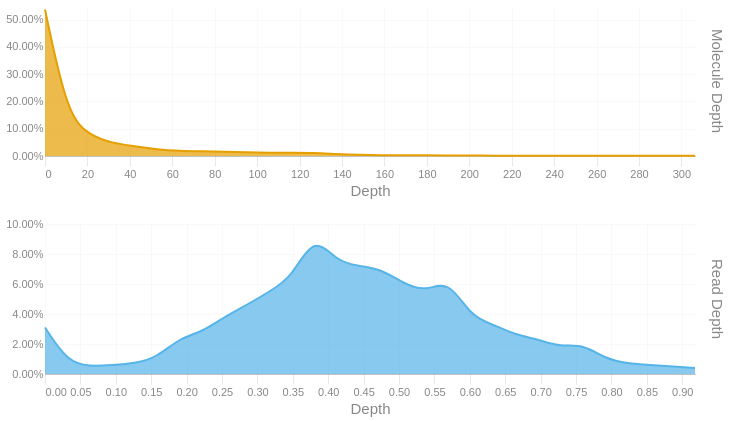

The notebook cell this image was saved under:
### Code cell
readdep = depth_hist(tb['Read Depth'], q99, 3)
readdep = readdep.with_columns(pl.lit('Read Depth').alias('Metric'))
if not SKIPLR:
    moldep = depth_hist(tb['Molecule Depth'], mol_q99, 1)
    moldep = moldep.with_columns(pl.lit('Molecule Depth').alias('Metric'))
    _hist = pl.concat([readdep, moldep])
    _hist = _hist.filter(pl.col('Proportion') != 0)
    with SafeRender(_hist):
        (
            alt.Chart(_hist)        
            .mark_area(interpolate = "basis")
            .encode(
                x=alt.X('Bin:Q').scale(domainMin=0).axis(alt.Axis(title='Depth')),
                y = alt.Y('Proportion:Q', title = None).axis(format = '.2%'),
                color = alt.Color('Metric:N').legend(None),
                row = alt.Row("Metric:N").header(title = None, labelOrient = 'right'),
                tooltip = [
                    alt.Tooltip("Metric:N", title = "Metric"),
                    alt.Tooltip('Interval:N', title = "Depth Interval"),
                    alt.Tooltip('Proportion:Q', title = "% Alignments").format('.2%')
                ]
            )
            .resolve_scale(x='independent', y='independent')
            .properties(
                height = 150, width = 650,
                usermeta={'embedOptions': {'downloadFileName': f'{samplename}.depth.hist'}}
            )
        ).display()
else:
    readdep = readdep.filter(pl.col('Proportion') != 0)
    with SafeRender(readdep):
        (
            alt.Chart(readdep)        
            .mark_area(interpolate = "basis")
            .encode(
                x=alt.X('Bin:Q').scale(domainMin=0).axis(alt.Axis(title='Depth')),
                y = alt.Y('Proportion:Q', title = None).axis(format = '.2%'),
                tooltip = [
                    alt.Tooltip('Interval:N', title = "Depth Interval"),
                    alt.Tooltip('Proportion:Q', title = "% Alignments").format('.2%')
                ]
            )
            .properties(
                usermeta={'embedOptions': {'downloadFileName': f'{samplename}.depth.hist'}}
            )
        ).display()

### Figure 1 — Vega-Lite specification as saved in the notebook (floating-point values rounded to 4 significant figures)
{"width": 650, "height": 150, "config": {"title": {"anchor": "start", "dy": -15, "fontSize": 18, "color": "#888888", "subtitleColor": "#888888", "subtitleFontSize": 14}, "arc": {"fill": "#0072B2"}, "axis": {"domainColor": "#888888", "domainWidth": 0.5, "gridWidth": 0.2, "grid": false, "titleFontWeight": 400, "titleFontSize": 15, "labelFontSize": 11, "labelColor": "#888888", "tickColor": "#888888", "tickWidth": 0.2, "titleColor": "#888888"}, "axisBand": {"grid": false}, "axisX": {"grid": true, "tickSize": 10, "domainCap": "round"}, "axisY": {"domain": false, "grid": true, "tickSize": 0, "domainCap": "round"}, "background": "transparent", "header": {"labelFontSize": 15, "labelColor": "#888888", "titleFontSize": 15, "titleFontWeight": 600, "titleColor": "#888888"}, "legend": {"labelFont": "sans-serif", "labelFontSize": 12, "labelColor": "#888888", "symbolSize": 100, "symbolType": "circle", "titleFontSize": 12, "titlePadding": 10, "titleColor": "#888888", "title": null}, "range": {"category": ["#E69F00", "#56B4E9", "#009E73", "#F0E442", "#0072B2", "#D55E00", "#CC79A7", "#000000"], "diverging": ["#cfe8f3", "#a2d4ec", "#73bfe2", "#46abdb", "#1696d2", "#12719e"]}, "area": {"fill": "#0072B2", "fillOpacity": 0.7, "line": true, "strokeOpacity": 0.7}, "line": {"color": "#0072B2", "stroke": "#0072B2", "strokeWidth": 2}, "trail": {"color": "#0072B2", "stroke": "#0072B2", "strokeWidth": 0, "size": 1}, "point": {"filled": true, "fillOpacity": 1.0, "size": 95}, "text": {"color": "#888888", "fontSize": 11, "align": "right", "fontWeight": 400, "size": 11}, "bar": {"fill": "#0072B2", "stroke": null}, "view": {"stroke": null, "continuousWidth": 660, "continuousHeight": 400}}, "data": {"name": "data-8742151f32484da295cec289893aa835"}, "mark": {"type": "area", "interpolate": "basis"}, "encoding": {"color": {"field": "Metric", "legend": null, "type": "nominal"}, "row": {"field": "Metric", "header": {"title": null, "labelOrient": "right"}, "type": "nominal"}, "tooltip": [{"field": "Metric", "title": "Metric", "type": "nominal"}, {"field": "Interval", "title": "Depth Interval", "type": "nominal"}, {"field": "Proportion", "format": ".2%", "title": "% Alignments", "type": "quantitative"}], "x": {"axis": {"title": "Depth"}, "field": "Bin", "scale": {"domainMin": 0}, "type": "quantitative"}, "y": {"axis": {"format": ".2%"}, "field": "Proportion", "title": null, "type": "quantitative"}}, "resolve": {"scale": {"x": "independent", "y": "independent"}}, "usermeta": {"embedOptions": {"downloadFileName": "S1_Musquodoboit_008.depth.hist"}}, "$schema": "https://vega.github.io/schema/vega-lite/v6.1.0.json", "datasets": {"data-8742151f32484da295cec289893aa835": [{"Bin": 0.0, "Interval": "0.0-0.032", "Proportion": 0.031, "Metric": "Read Depth"}, {"Bin": 0.032, "Interval": "0.032-0.063", "Proportion": 0.008, "Metric": "Read Depth"}, {"Bin": 0.063, "Interval": "0.063-0.095", "Proportion": 0.005, "Metric": "Read Depth"}, {"Bin": 0.095, "Interval": "0.095-0.127", "Proportion": 0.006, "Metric": "Read Depth"}, {"Bin": 0.127, "Interval": "0.127-0.158", "Proportion": 0.007, "Metric": "Read Depth"}, {"Bin": 0.158, "Interval": "0.158-0.19", "Proportion": 0.011, "Metric": "Read Depth"}, {"Bin": 0.19, "Interval": "0.19-0.222", "Proportion": 0.024, "Metric": "Read Depth"}, {"Bin": 0.222, "Interval": "0.222-0.253", "Proportion": 0.028, "Metric": "Read Depth"}, {"Bin": 0.253, "Interval": "0.253-0.285", "Proportion": 0.038, "Metric": "Read Depth"}, {"Bin": 0.285, "Interval": "0.285-0.317", "Proportion": 0.046, "Metric": "Read Depth"}, {"Bin": 0.317, "Interval": "0.317-0.348", "Proportion": 0.055, "Metric": "Read Depth"}, {"Bin": 0.348, "Interval": "0.348-0.38", "Proportion": 0.064, "Metric": "Read Depth"}, {"Bin": 0.38, "Interval": "0.38-0.412", "Proportion": 0.093, "Metric": "Read Depth"}, {"Bin": 0.412, "Interval": "0.412-0.443", "Proportion": 0.075, "Metric": "Read Depth"}, {"Bin": 0.443, "Interval": "0.443-0.475", "Proportion": 0.072, "Metric": "Read Depth"}, {"Bin": 0.475, "Interval": "0.475-0.507", "Proportion": 0.07, "Metric": "Read Depth"}, {"Bin": 0.507, "Interval": "0.507-0.538", "Proportion": 0.06, "Metric": "Read Depth"}, {"Bin": 0.538, "Interval": "0.538-0.57", "Proportion": 0.055, "Metric": "Read Depth"}, {"Bin": 0.57, "Interval": "0.57-0.602", "Proportion": 0.063, "Metric": "Read Depth"}, {"Bin": 0.602, "Interval": "0.602-0.633", "Proportion": 0.038, "Metric": "Read Depth"}, {"Bin": 0.633, "Interval": "0.633-0.665", "Proportion": 0.033, "Metric": "Read Depth"}, {"Bin": 0.665, "Interval": "0.665-0.697", "Proportion": 0.026, "Metric": "Read Depth"}, {"Bin": 0.697, "Interval": "0.697-0.728", "Proportion": 0.023, "Metric": "Read Depth"}, {"Bin": 0.728, "Interval": "0.728-0.76", "Proportion": 0.018, "Metric": "Read Depth"}, {"Bin": 0.76, "Interval": "0.76-0.792", "Proportion": 0.02, "Metric": "Read Depth"}, {"Bin": 0.792, "Interval": "0.792-0.823", "Proportion": 0.01, "Metric": "Read Depth"}, {"Bin": 0.823, "Interval": "0.823-0.855", "Proportion": 0.007, "Metric": "Read Depth"}, {"Bin": 0.855, "Interval": "0.855-0.887", "Proportion": 0.006, "Metric": "Read Depth"}, {"Bin": 0.887, "Interval": "0.887-0.918", "Proportion": 0.005, "Metric": "Read Depth"}, {"Bin": 0.918, "Interval": "0.918-0.95", "Proportion": 0.004, "Metric": "Read Depth"}, {"Bin": 0.0, "Interval": "0.0-10.6", "Proportion": 0.537, "Metric": "Molecule Depth"}, {"Bin": 10.6, "Interval": "10.6-21.1", "Proportion": 0.147, "Metric": "Molecule Depth"}, {"Bin": 21.1, "Interval": "21.1-31.7", "Proportion": 0.076, "Metric": "Molecule Depth"}, {"Bin": 31.7, "Interval": "31.7-42.3", "Proportion": 0.047, "Metric": "Molecule Depth"}, {"Bin": 42.3, "Interval": "42.3-52.8", "Proportion": 0.036, "Metric": "Molecule Depth"}, {"Bin": 52.8, "Interval": "52.8-63.4", "Proportion": 0.024, "Metric": "Molecule Depth"}, {"Bin": 63.4, "Interval": "63.4-74.0", "Proportion": 0.018, "Metric": "Molecule Depth"}, {"Bin": 74.0, "Interval": "74.0-84.5", "Proportion": 0.017, "Metric": "Molecule Depth"}, {"Bin": 84.5, "Interval": "84.5-95.1", "Proportion": 0.016, "Metric": "Molecule Depth"}, {"Bin": 95.1, "Interval": "95.1-105.7", "Proportion": 0.013, "Metric": "Molecule Depth"}, {"Bin": 105.7, "Interval": "105.7-116.2", "Proportion": 0.012, "Metric": "Molecule Depth"}, {"Bin": 116.2, "Interval": "116.2-126.8", "Proportion": 0.012, "Metric": "Molecule Depth"}, {"Bin": 126.8, "Interval": "126.8-137.4", "Proportion": 0.012, "Metric": "Molecule Depth"}, {"Bin": 137.4, "Interval": "137.4-147.9", "Proportion": 0.007, "Metric": "Molecule Depth"}, {"Bin": 147.9, "Interval": "147.9-158.5", "Proportion": 0.004, "Metric": "Molecule Depth"}, {"Bin": 158.5, "Interval": "158.5-169.1", "Proportion": 0.003, "Metric": "Molecule Depth"}, {"Bin": 169.1, "Interval": "169.1-179.6", "Proportion": 0.002, "Metric": "Molecule Depth"}, {"Bin": 179.6, "Interval": "179.6-190.2", "Proportion": 0.003, "Metric": "Molecule Depth"}, {"Bin": 190.2, "Interval": "190.2-200.8", "Proportion": 0.002, "Metric": "Molecule Depth"}, {"Bin": 200.8, "Interval": "200.8-211.3", "Proportion": 0.002, "Metric": "Molecule Depth"}, {"Bin": 211.3, "Interval": "211.3-221.9", "Proportion": 0.001, "Metric": "Molecule Depth"}, {"Bin": 221.9, "Interval": "221.9-232.5", "Proportion": 0.001, "Metric": "Molecule Depth"}, {"Bin": 232.5, "Interval": "232.5-243.0", "Proportion": 0.001, "Metric": "Molecule Depth"}, {"Bin": 243.0, "Interval": "243.0-253.6", "Proportion": 0.001, "Metric": "Molecule Depth"}, {"Bin": 264.2, "Interval": "264.2-274.7", "Proportion": 0.001, "Metric": "Molecule Depth"}, {"Bin": 274.7, "Interval": "274.7-285.3", "Proportion": 0.001, "Metric": "Molecule Depth"}, {"Bin": 285.3, "Interval": "285.3-295.9", "Proportion": 0.001, "Metric": "Molecule Depth"}, {"Bin": 295.9, "Interval": "295.9-306.4", "Proportion": 0.001, "Metric": "Molecule Depth"}, {"Bin": 306.4, "Interval": "306.4-317.0", "Proportion": 0.001, "Metric": "Molecule Depth"}]}}
